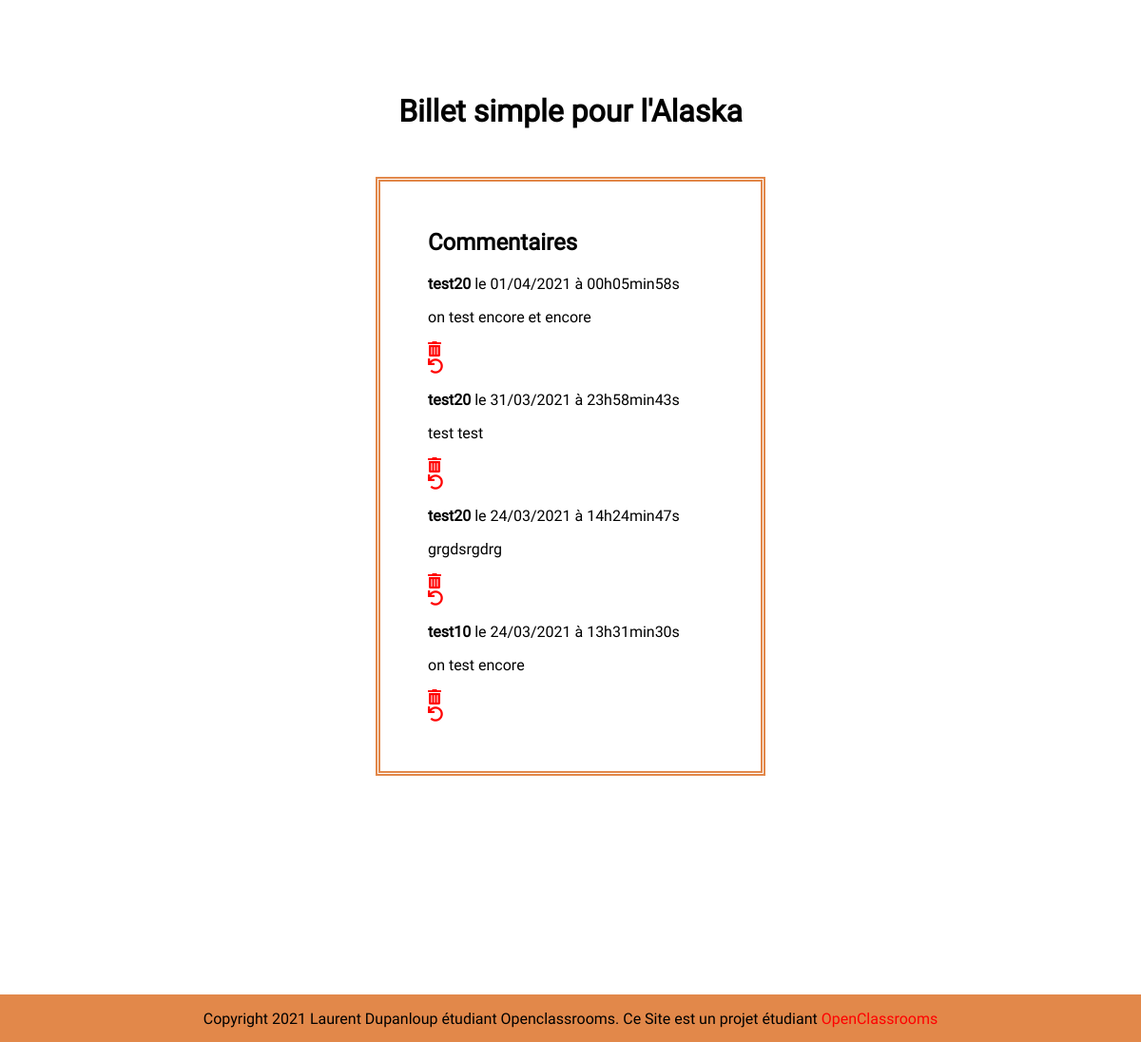
/index.php?action=listMsgSignal (signed in, lower part), run on an earlier commit of the app's database.
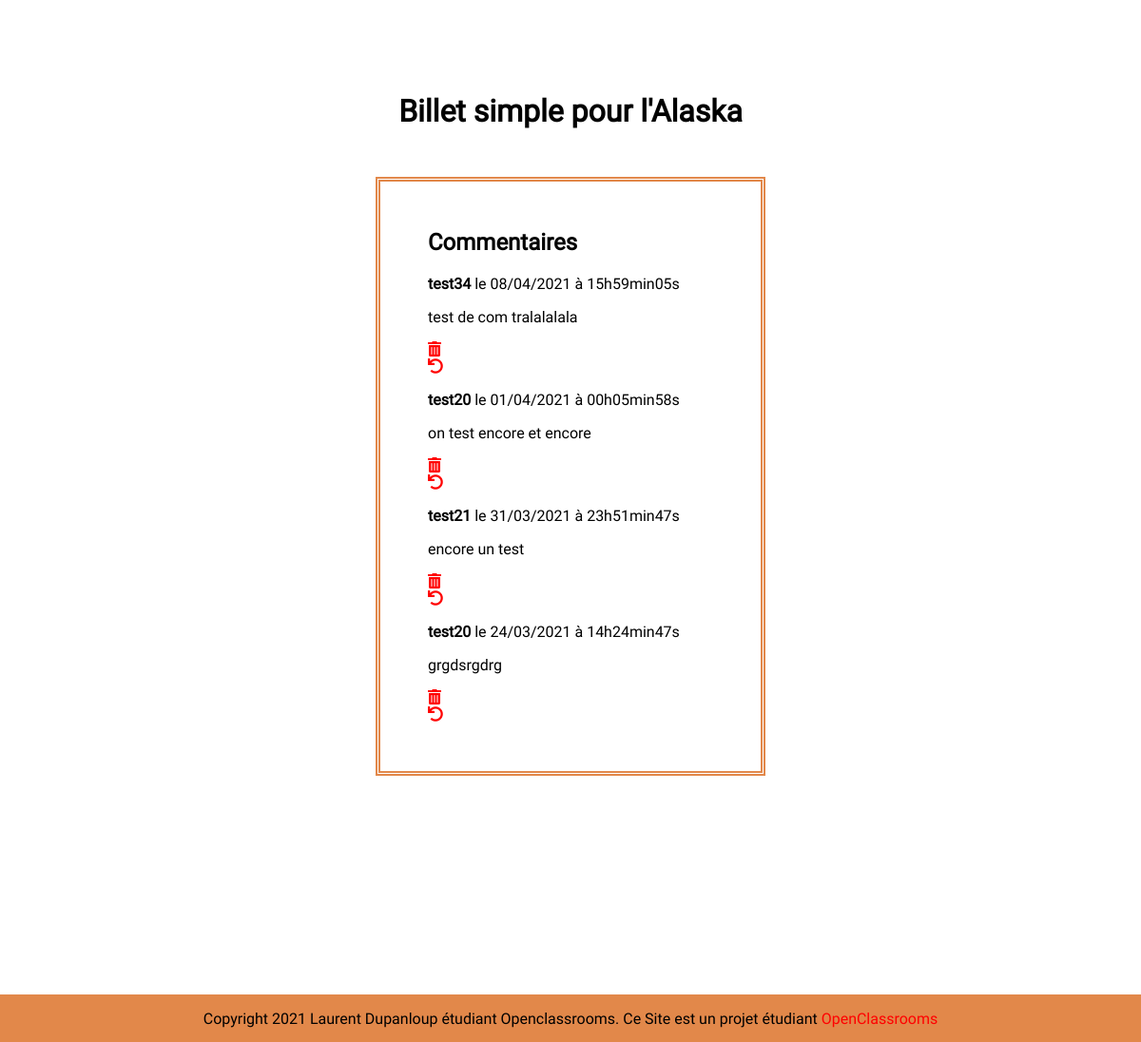
And on a later commit of the database.
### tables this page shows
CREATE TABLE `comments` (
  `id` int(11) NOT NULL,
  `post_id` int(11) NOT NULL,
  `comment` text NOT NULL,
  `signalement` tinyint(1) NOT NULL,
  `author_id` int(11) DEFAULT NULL,
  `comment_date` datetime NOT NULL
);

CREATE TABLE `membre` (
  `id` int(11) NOT NULL,
  `pseudo` varchar(255) NOT NULL,
  `mdp` varchar(255) NOT NULL,
  `droit` tinyint(1) NOT NULL DEFAULT '0'
);

### controller/frontend.php (called while the page is built, shortened)
<?php
require_once('model/CommentManager.php');
function listMsgSignal()
{
    $commentManager4 = new CommentManager();
    $commentReportList = $commentManager4->reportMsgList();
    require('view/frontend/adminListReportMsgView.php');
}

### model/CommentManager.php (called while the page is built, shortened)
<?php
class CommentManager extends Manager
{
    public function reportMsgList()
    {
        $db = $this->dbConnect();
         $listMsg = $db->query('SELECT comments.id as ID, comments.post_id, comments.comment, comments.signalement, comments.author_id, DATE_FORMAT(comment_date, \'%d/%m/%Y à %Hh%imin%ss\')AS comment_date_fr, membre.id, membre.pseudo FROM comments INNER JOIN membre
    ON comments.author_id = membre.id WHERE comments.signalement = 1 ORDER BY comment_date DESC');
        return $listMsg;
    }
}

### view/frontend/adminListReportMsgView.php (the view, shortened to what this page needs)
<h1 id="messagessignal">Billet simple pour l'Alaska</h1>
<div class="blog">
<h2>Commentaires</h2>
<?php
while ($comment = $commentReportList->fetch())
{
        ?>
    <p><strong><?= htmlspecialchars($comment['pseudo']) ?></strong> le <?= $comment['comment_date_fr'] ?></p>
    <p><?= nl2br(htmlspecialchars($comment['comment'])) ?></p>
         <em><a href="index.php?action=deleteCom&amp;id=<?= $comment['ID'] ?>&amp;postid=<?= $comment['post_id'] ?>" class="crud"><i class="fas fa-trash-alt"></i></a></em><br/>
         <em><a href="index.php?action=signalementCancel&amp;id=<?= $comment['ID'] ?>" class="crud"><i class="fas fa-undo"></i></a></em>
         <?php
     }
?>
</div>
<?php require('template.php'); ?>

What changed in the data, as far as the page shows it:
removed comments: author.pseudo "test20", comment_date_fr "31/03/2021 à 23h58min43s", comment "test test"
no longer on this page (row edited): comments: author.pseudo "test10", comment_date_fr "24/03/2021 à 13h31min30s", comment "on test encore"
added comments: author.pseudo "test34", comment_date_fr "08/04/2021 à 15h59min05s", comment "test de com tralalalala"
now on this page (row edited): comments: author.pseudo "test21", comment_date_fr "31/03/2021 à 23h51min47s", comment "encore un test"
